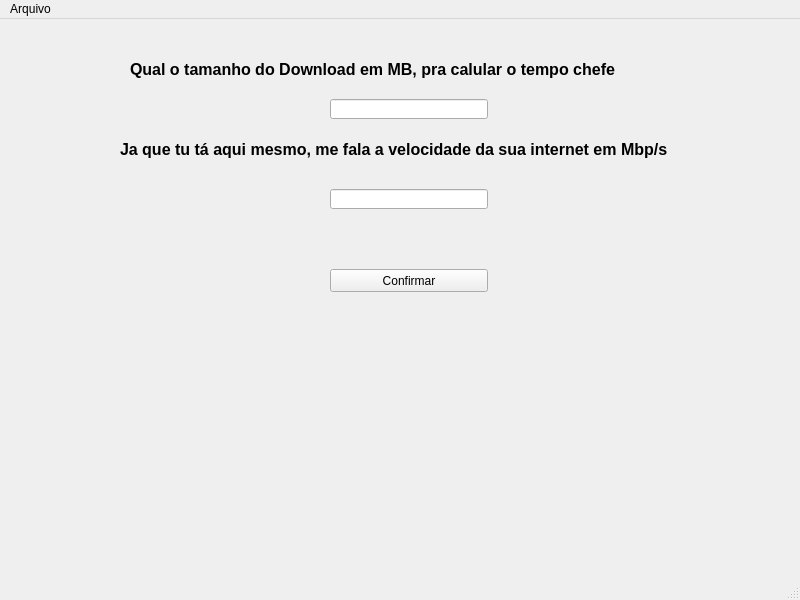
<?xml version="1.0" encoding="UTF-8"?>
<ui version="4.0">
 <class>MainWindow</class>
 <widget class="QMainWindow" name="MainWindow">
  <property name="geometry">
   <rect>
    <x>0</x>
    <y>0</y>
    <width>800</width>
    <height>600</height>
   </rect>
  </property>
  <property name="windowTitle">
   <string>MainWindow</string>
  </property>
  <widget class="QWidget" name="centralwidget">
   <widget class="QLabel" name="label">
    <property name="geometry">
     <rect>
      <x>130</x>
      <y>30</y>
      <width>521</width>
      <height>41</height>
     </rect>
    </property>
    <property name="font">
     <font>
      <pointsize>12</pointsize>
      <weight>75</weight>
      <bold>true</bold>
     </font>
    </property>
    <property name="text">
     <string>Qual o tamanho do Download em MB, pra calular o tempo chefe</string>
    </property>
   </widget>
   <widget class="QLabel" name="label_2">
    <property name="geometry">
     <rect>
      <x>120</x>
      <y>110</y>
      <width>611</width>
      <height>41</height>
     </rect>
    </property>
    <property name="font">
     <font>
      <pointsize>12</pointsize>
      <weight>75</weight>
      <bold>true</bold>
     </font>
    </property>
    <property name="text">
     <string>Ja que tu tá aqui mesmo, me fala a velocidade da sua internet em Mbp/s</string>
    </property>
   </widget>
   <widget class="QLineEdit" name="lineEdit">
    <property name="geometry">
     <rect>
      <x>330</x>
      <y>80</y>
      <width>158</width>
      <height>20</height>
     </rect>
    </property>
   </widget>
   <widget class="QLineEdit" name="lineEdit_2">
    <property name="geometry">
     <rect>
      <x>330</x>
      <y>170</y>
      <width>158</width>
      <height>20</height>
     </rect>
    </property>
   </widget>
   <widget class="QPushButton" name="pushButton">
    <property name="geometry">
     <rect>
      <x>330</x>
      <y>250</y>
      <width>158</width>
      <height>23</height>
     </rect>
    </property>
    <property name="text">
     <string>Confirmar</string>
    </property>
   </widget>
   <widget class="QLabel" name="label_3">
    <property name="geometry">
     <rect>
      <x>120</x>
      <y>350</y>
      <width>581</width>
      <height>91</height>
     </rect>
    </property>
    <property name="font">
     <font>
      <pointsize>12</pointsize>
      <weight>75</weight>
      <bold>true</bold>
     </font>
    </property>
    <property name="text">
     <string/>
    </property>
    <property name="alignment">
     <set>Qt::AlignCenter</set>
    </property>
   </widget>
  </widget>
  <widget class="QMenuBar" name="menubar">
   <property name="geometry">
    <rect>
     <x>0</x>
     <y>0</y>
     <width>800</width>
     <height>21</height>
    </rect>
   </property>
   <widget class="QMenu" name="menuArquivo">
    <property name="title">
     <string>Arquivo</string>
    </property>
    <addaction name="actionNovo"/>
    <addaction name="actionAbrir"/>
    <addaction name="actionSalvar"/>
    <addaction name="actionSair"/>
   </widget>
   <addaction name="menuArquivo"/>
  </widget>
  <widget class="QStatusBar" name="statusbar"/>
  <action name="actionSair">
   <property name="text">
    <string>Sair</string>
   </property>
  </action>
  <action name="actionSalvar">
   <property name="text">
    <string>Salvar</string>
   </property>
  </action>
  <action name="actionNovo">
   <property name="text">
    <string>Novo</string>
   </property>
  </action>
  <action name="actionAbrir">
   <property name="text">
    <string>Abrir</string>
   </property>
  </action>
 </widget>
 <resources/>
 <connections/>
</ui>
